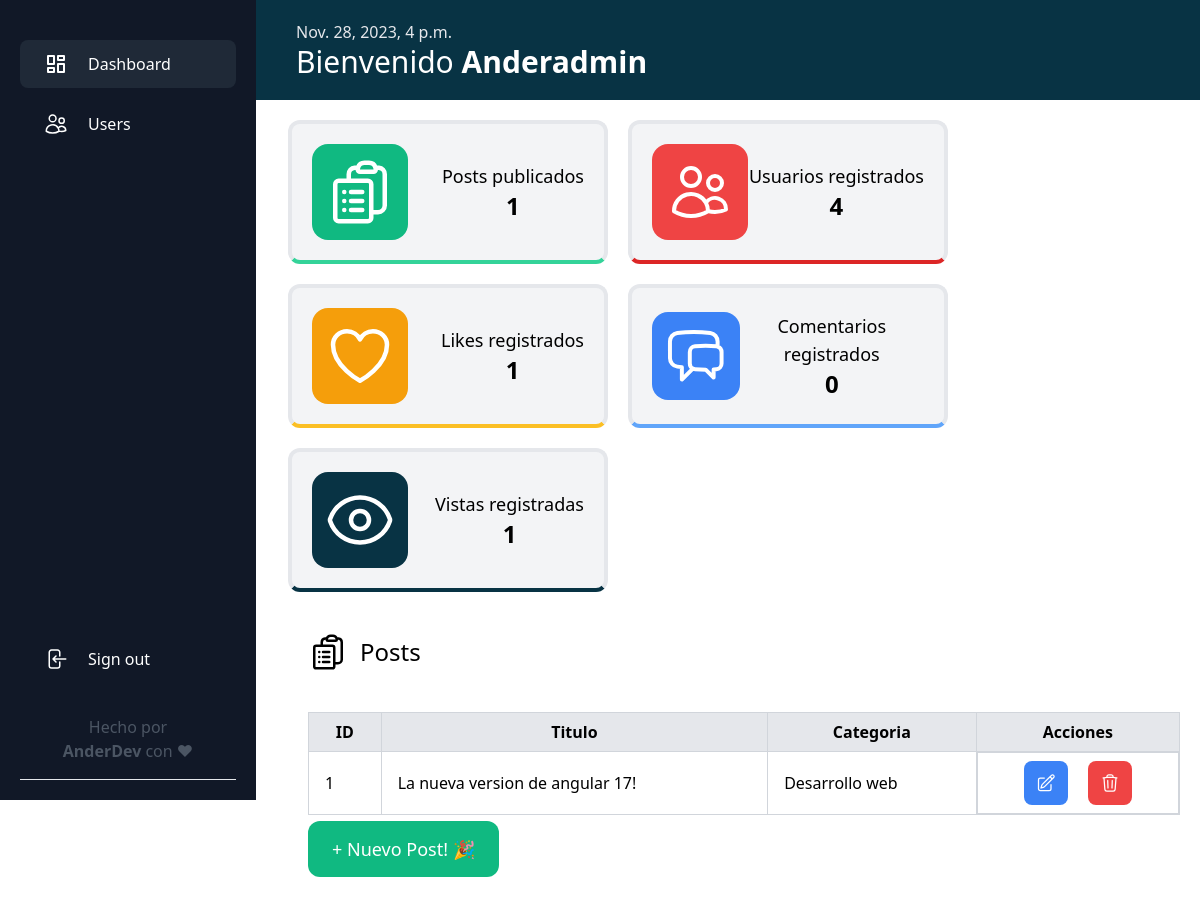
The app's page /dashboard/ (signed in), older data.
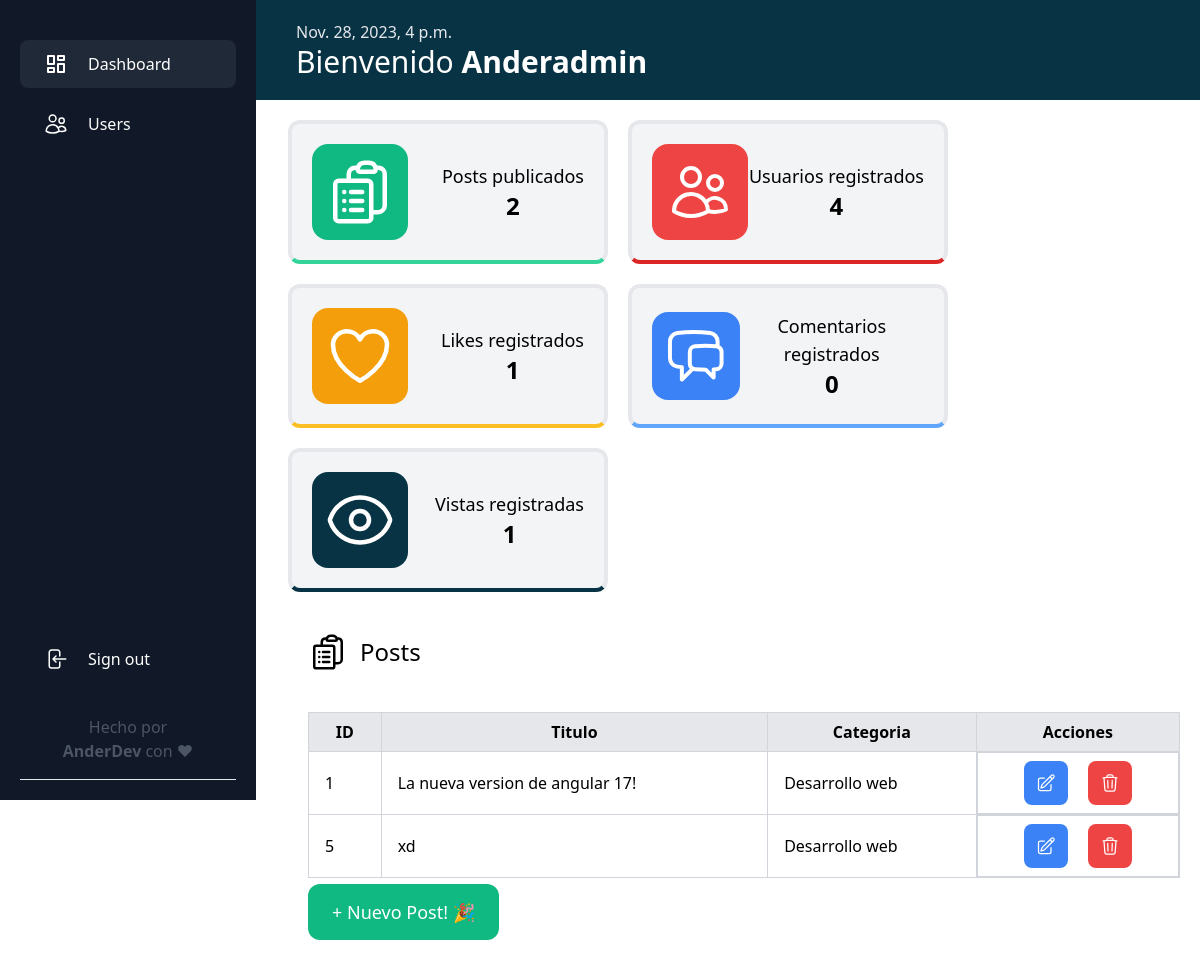
The same page, newer data.
### core/models.py (models this page shows, shortened)
class Post(models.Model):
    author = models.CharField(max_length=150, verbose_name='Author', blank=False, null=False)
    publicado = models.DateTimeField(auto_now_add=True)
    actualizado = models.DateTimeField(auto_now=True)
    categoria = models.ForeignKey(Categoria, on_delete=models.CASCADE)
    title = models.CharField(max_length=150,verbose_name='Title')
    content = models.TextField()
    picture = models.ImageField(upload_to='img/')
    slug = models.SlugField()

class Categoria(models.Model):
    name = models.CharField(max_length=150, verbose_name='Categoria')
    def __str__(self):
        return self.name

### dashboard/views.py (the view, shortened to what this page needs)
# urls.py: path('', DashboardView.as_view(), name='dashboard_home'),
class DashboardView(View):
    @method_decorator(login_required) #Verificamos que este iniciado sesion
    @method_decorator(admin_only) #Y que tenga los permisos para acceder
    def get(self, request, *args, **kwargs):
        form = PostForm()
        hora_actual = timezone.now()
        users = User.objects.all().count()
        posts = Post.objects.all().count()
        likes = Like.objects.all().count()
        comments = Comment.objects.all().count()
        views = PostView.objects.all().count()
        post = Post.objects.all()
        context = {
            'hora':hora_actual,
            'users':users,
            'posts':posts,
            'likes':likes,
            'comments':comments,
            'views':views,
            'post':post,
            'form':form,
        }
        return render(request, 'dashboard/index.html', context)

### dashboard/views.py (called while the page is built)
def admin_only(function):
    def _wrapped(request, *args, **kwargs):  # Cambiado de user a request
        if request.user.has_perm('core.can_add_post_view'):
            return function(request, *args, **kwargs)
        else:
            return redirect('/')
    return _wrapped

### templates/dashboard/index.html (shortened to what this page needs)
{% extends "dashboard/base.html" %}
{% load static %}
{% block content %}
    <div class="pt-5 bg-dark-second ml-64">
        <div class="ml-10 pb-5">
            <span class="text-gray-200">{{hora}}</span>
            <h1 class="text-3xl text-white">Bienvenido <span class="font-semibold">{{request.user.username|capfirst}}</span> </h1>
        </div>
    </div>
    {% include "dashboard/src/datos.html" %}
{% endblock content %}
{% block script %}
        <link rel="stylesheet" href="{% static 'lib/datatables-1.10.20/css/dataTables.bootstrap4.min.css' %}"/>
        <link rel="stylesheet" href="{% static 'lib/datatables-1.10.20/plugins/responsive-2.2.3/css/responsive.bootstrap4.min.css' %}"/>
{% endblock script %}

### templates/dashboard/src/datos.html (shortened to what this page needs)
<section class="ml-72">
    <div>
        <div class="mt-5  flex gap-5 text-black flex-wrap">
            <div class="border-4 hover:scale-105 transition-all easy-out duration-500 outline-none bg-gray-100 border-b-green-400 w-80 rounded-xl  justify-between items-center flex p-5">
                <div class="text-center flex flex-col">
                    <span class="text-lg">Posts publicados</span>
                    <p class="text-2xl text-center font-bold">{{posts}}</p>
                </div>
            </div>
            <div class="border-4 hover:scale-105 transition-all easy-out duration-500 outline-none bg-gray-100 border-b-red-600 w-80 rounded-xl  justify-between items-center flex p-5">
                <div class="text-center flex flex-col">
                    <span class="text-lg">Usuarios registrados</span>
                    <p class="text-2xl text-center font-bold">{{users}}</p>
                </div>
            </div>
            <div class="border-4 hover:scale-105 transition-all easy-out duration-500 outline-none bg-gray-100 border-b-yellow-400 w-80 rounded-xl  justify-between items-center flex p-5">
                <div class="text-center flex flex-col">
                    <span class="text-lg">Likes registrados</span>
                    <p class="text-2xl text-center font-bold">{{likes}}</p>
                </div>
            </div>
            <div class="border-4 hover:scale-105 transition-all easy-out duration-500 outline-none bg-gray-100 border-b-blue-400 w-80 rounded-xl justify-between items-center flex p-5">
                <div class="text-center flex flex-col">
                    <span class="text-lg">Comentarios registrados</span>
                    <p class="text-2xl text-center font-bold">{{comments}}</p>
                </div>
            </div>
            <div class="border-4 hover:scale-105 transition-all easy-out duration-500 outline-none bg-gray-100 border-b-dark-main w-80 rounded-xl justify-between items-center flex p-5">
                <div class="text-center flex flex-col">
                    <span class="text-lg">Vistas registradas</span>
                    <p class="text-2xl text-center font-bold">{{views}}</p>
                </div>
            </div>
        </div>
    </div>
    <div class="mt-10 mx-5">
    <h1 class="text-2xl font-font-semibold mb-10 flex gap-3 items-center">
        Posts</h1>
    <table id="data" class="data w-full border-collapse">
        <thead>
            <tr class="bg-gray-200">
                <th class="border border-gray-300 px-4 py-2">ID</th>
                <th class="border border-gray-300 px-4 py-2">Titulo</th>
                <th class="border border-gray-300 px-4 py-2">Categoria</th>
                <th class="border border-gray-300 px-4 py-2">Acciones</th>
            </tr>
        </thead>
        <tbody>
            {% for p in post %}
                <tr class="border border-gray-300">
                    <td class="border border-gray-300 px-4 py-2">{{ p.slug }}</td>
                    <td class="border border-gray-300 px-4 py-2">{{ p.title }}</td>
                    <td class="border border-gray-300 px-4 py-2">{{ p.categoria }}</td>
                    <td class="border border-gray-300 px-4 py-2 flex justify-center gap-5">
                        <a href="#" class="bg-blue-500 rounded-lg">
                        </a>
                        <a href="#" class="bg-red-500 rounded-lg">
                        </a>
                    </td>
                </tr>
            {% endfor %}
        </tbody>
    </table>
    <div class="mb-10 mt-5" id="NewPost">
        <a href="#" class="bg-green-500 text-white px-6 py-4 rounded-xl text-lg  hover:bg-green-700 duration-500 transition-colors ">+ Nuevo Post! 🎉</a>
    </div>
    </div>
</section>

Row changes from the older to the newer data that the page shows:
added Post: slug "5", title "xd", categoria "Desarrollo web"
Text that changed along with them:
{{ posts }}: "1" → "2"
